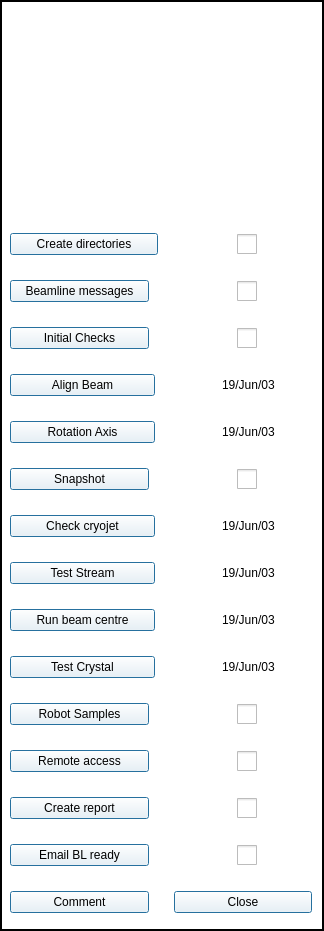
<?xml version="1.0" encoding="UTF-8"?>
<ui version="4.0">
 <class>MainWindow</class>
 <widget class="QFrame" name="MainWindow">
  <property name="geometry">
   <rect>
    <x>0</x>
    <y>0</y>
    <width>324</width>
    <height>931</height>
   </rect>
  </property>
  <property name="windowTitle">
   <string>Beamline Setup</string>
  </property>
  <property name="autoFillBackground">
   <bool>false</bool>
  </property>
  <property name="styleSheet">
   <string notr="true">QFrame {background-color:white}
QCheckBox {margin-left:5%; margin-right:55%;}
QCheckBox::indicator { width:20px; height: 20px; }
QCheckBox { spacing: 1px;}
QDateEdit { color: black;
background-color: white

}
QPushButton { background-color: white }
</string>
  </property>
  <property name="frameShape">
   <enum>QFrame::Box</enum>
  </property>
  <property name="frameShadow">
   <enum>QFrame::Plain</enum>
  </property>
  <property name="lineWidth">
   <number>2</number>
  </property>
  <property name="midLineWidth">
   <number>0</number>
  </property>
  <widget class="QWidget" name="layoutWidget">
   <property name="geometry">
    <rect>
     <x>10</x>
     <y>10</y>
     <width>302</width>
     <height>904</height>
    </rect>
   </property>
   <layout class="QVBoxLayout" name="Overall_VL">
    <property name="spacing">
     <number>0</number>
    </property>
    <property name="bottomMargin">
     <number>1</number>
    </property>
    <item>
     <widget class="QLabel" name="Logo">
      <property name="text">
       <string>&lt;html&gt;&lt;head/&gt;&lt;body&gt;&lt;p&gt;&lt;img src=&quot;:/newPrefix/banner.png&quot;/&gt;&lt;/p&gt;&lt;/body&gt;&lt;/html&gt;</string>
      </property>
      <property name="alignment">
      <set>Qt::AlignHCenter|Qt::AlignTop</set>
      </property>
     </widget>
    </item>
    <item>
     <layout class="QVBoxLayout" name="Buttons_VL">
      <property name="spacing">
       <number>25</number>
      </property>
      <item>
       <layout class="QHBoxLayout" name="CreateDirs_HL" stretch="0,0">
        <property name="spacing">
         <number>6</number>
        </property>
        <property name="sizeConstraint">
         <enum>QLayout::SetDefaultConstraint</enum>
        </property>
        <item>
         <widget class="QPushButton" name="CreateDirectories_PB">
          <property name="text">
           <string>Create directories</string>
          </property>
          <property name="autoDefault">
           <bool>false</bool>
          </property>
          <property name="default">
           <bool>true</bool>
          </property>
          <property name="flat">
           <bool>false</bool>
          </property>
         </widget>
        </item>
        <item>
         <widget class="QCheckBox" name="CreateDirectories_CB">
          <property name="font">
           <font>
            <family>Courier New</family>
            <pointsize>15</pointsize>
            <weight>50</weight>
            <italic>true</italic>
            <bold>false</bold>
            <underline>false</underline>
            <stylestrategy>PreferDefault</stylestrategy>
           </font>
          </property>
          <property name="layoutDirection">
           <enum>Qt::RightToLeft</enum>
          </property>
          <property name="styleSheet">
           <string notr="true"/>
          </property>
          <property name="text">
           <string/>
          </property>
          <property name="iconSize">
           <size>
            <width>15</width>
            <height>15</height>
           </size>
          </property>
         </widget>
        </item>
       </layout>
      </item>
      <item>
       <layout class="QHBoxLayout" name="BeamlineMessages_HL" stretch="2,2">
        <property name="sizeConstraint">
         <enum>QLayout::SetDefaultConstraint</enum>
        </property>
        <item>
         <widget class="QPushButton" name="BeamlineMessages_PB">
          <property name="text">
           <string>Beamline messages</string>
          </property>
          <property name="autoDefault">
           <bool>false</bool>
          </property>
          <property name="default">
           <bool>true</bool>
          </property>
          <property name="flat">
           <bool>false</bool>
          </property>
         </widget>
        </item>
        <item>
         <widget class="QCheckBox" name="BeamlineMessages_CB">
          <property name="font">
           <font>
            <family>Courier New</family>
            <pointsize>15</pointsize>
            <weight>50</weight>
            <italic>true</italic>
            <bold>false</bold>
            <underline>false</underline>
            <stylestrategy>PreferDefault</stylestrategy>
           </font>
          </property>
          <property name="layoutDirection">
           <enum>Qt::RightToLeft</enum>
          </property>
          <property name="styleSheet">
           <string notr="true"/>
          </property>
          <property name="text">
           <string/>
          </property>
          <property name="iconSize">
           <size>
            <width>15</width>
            <height>15</height>
           </size>
          </property>
          <property name="tristate">
           <bool>true</bool>
          </property>
         </widget>
        </item>
       </layout>
      </item>
      <item>
       <layout class="QHBoxLayout" name="InitialChecks_HL" stretch="0,0">
        <item>
         <widget class="QPushButton" name="InitialChecks_PB">
          <property name="autoFillBackground">
           <bool>false</bool>
          </property>
          <property name="text">
           <string>Initial Checks</string>
          </property>
          <property name="autoDefault">
           <bool>false</bool>
          </property>
          <property name="default">
           <bool>true</bool>
          </property>
          <property name="flat">
           <bool>false</bool>
          </property>
         </widget>
        </item>
        <item>
         <widget class="QCheckBox" name="InitialChecks_CB">
          <property name="font">
           <font>
            <family>Courier New</family>
            <pointsize>15</pointsize>
            <weight>50</weight>
            <italic>true</italic>
            <bold>false</bold>
            <underline>false</underline>
            <stylestrategy>PreferDefault</stylestrategy>
           </font>
          </property>
          <property name="layoutDirection">
           <enum>Qt::RightToLeft</enum>
          </property>
          <property name="autoFillBackground">
           <bool>false</bool>
          </property>
          <property name="styleSheet">
           <string notr="true"/>
          </property>
          <property name="text">
           <string/>
          </property>
          <property name="iconSize">
           <size>
            <width>15</width>
            <height>15</height>
           </size>
          </property>
          <property name="checkable">
           <bool>true</bool>
          </property>
          <property name="tristate">
           <bool>true</bool>
          </property>
         </widget>
        </item>
       </layout>
      </item>
      <item>
       <layout class="QHBoxLayout" name="AlignBeam_HL" stretch="6,4">
        <property name="spacing">
         <number>46</number>
        </property>
        <property name="rightMargin">
         <number>15</number>
        </property>
        <item>
         <widget class="QPushButton" name="AlignBeam_PB">
          <property name="text">
           <string>Align Beam</string>
          </property>
          <property name="autoDefault">
           <bool>false</bool>
          </property>
          <property name="default">
           <bool>true</bool>
          </property>
          <property name="flat">
           <bool>false</bool>
          </property>
         </widget>
        </item>
        <item>
         <widget class="QDateEdit" name="AlignBeam_DE">
          <property name="enabled">
           <bool>false</bool>
          </property>
          <property name="frame">
           <bool>false</bool>
          </property>
          <property name="alignment">
           <set>Qt::AlignCenter</set>
          </property>
          <property name="buttonSymbols">
           <enum>QAbstractSpinBox::NoButtons</enum>
          </property>
          <property name="displayFormat">
           <string>yy/MMM/dd</string>
          </property>
          <property name="calendarPopup">
           <bool>false</bool>
          </property>
          <property name="date">
           <date>
            <year>2019</year>
            <month>6</month>
            <day>3</day>
           </date>
          </property>
         </widget>
        </item>
       </layout>
      </item>
      <item>
       <layout class="QHBoxLayout" name="RotationAxis_HL" stretch="6,4">
        <property name="spacing">
         <number>46</number>
        </property>
        <property name="rightMargin">
         <number>15</number>
        </property>
        <item>
         <widget class="QPushButton" name="RotationAxis_PB">
          <property name="text">
           <string>Rotation Axis</string>
          </property>
          <property name="autoDefault">
           <bool>false</bool>
          </property>
          <property name="default">
           <bool>true</bool>
          </property>
          <property name="flat">
           <bool>false</bool>
          </property>
         </widget>
        </item>
        <item>
         <widget class="QDateEdit" name="RotationAxis_DE">
          <property name="enabled">
           <bool>false</bool>
          </property>
          <property name="frame">
           <bool>false</bool>
          </property>
          <property name="alignment">
           <set>Qt::AlignCenter</set>
          </property>
          <property name="buttonSymbols">
           <enum>QAbstractSpinBox::NoButtons</enum>
          </property>
          <property name="displayFormat">
           <string>yy/MMM/dd</string>
          </property>
          <property name="date">
           <date>
            <year>2019</year>
            <month>6</month>
            <day>3</day>
           </date>
          </property>
         </widget>
        </item>
       </layout>
      </item>
      <item>
       <layout class="QHBoxLayout" name="Snapshot_HL">
        <item>
         <widget class="QPushButton" name="Snapshot_PB">
          <property name="text">
           <string>Snapshot</string>
          </property>
          <property name="autoDefault">
           <bool>false</bool>
          </property>
          <property name="default">
           <bool>true</bool>
          </property>
          <property name="flat">
           <bool>false</bool>
          </property>
         </widget>
        </item>
        <item>
         <widget class="QCheckBox" name="Snapshot_CB">
          <property name="font">
           <font>
            <family>Courier New</family>
            <pointsize>15</pointsize>
            <weight>50</weight>
            <italic>true</italic>
            <bold>false</bold>
            <underline>false</underline>
            <stylestrategy>PreferDefault</stylestrategy>
           </font>
          </property>
          <property name="layoutDirection">
           <enum>Qt::RightToLeft</enum>
          </property>
          <property name="styleSheet">
           <string notr="true"/>
          </property>
          <property name="text">
           <string/>
          </property>
          <property name="iconSize">
           <size>
            <width>15</width>
            <height>15</height>
           </size>
          </property>
         </widget>
        </item>
       </layout>
      </item>
      <item>
       <layout class="QHBoxLayout" name="CryoJet_HL" stretch="6,4">
        <property name="spacing">
         <number>46</number>
        </property>
        <property name="rightMargin">
         <number>15</number>
        </property>
        <item>
         <widget class="QPushButton" name="CryoJet_PB">
          <property name="text">
           <string>Check cryojet</string>
          </property>
          <property name="autoDefault">
           <bool>false</bool>
          </property>
          <property name="default">
           <bool>true</bool>
          </property>
          <property name="flat">
           <bool>false</bool>
          </property>
         </widget>
        </item>
        <item>
         <widget class="QDateEdit" name="CryoJet_DE">
          <property name="enabled">
           <bool>false</bool>
          </property>
          <property name="sizePolicy">
           <sizepolicy hsizetype="Minimum" vsizetype="Fixed">
            <horstretch>0</horstretch>
            <verstretch>0</verstretch>
           </sizepolicy>
          </property>
          <property name="frame">
           <bool>false</bool>
          </property>
          <property name="alignment">
           <set>Qt::AlignCenter</set>
          </property>
          <property name="buttonSymbols">
           <enum>QAbstractSpinBox::NoButtons</enum>
          </property>
          <property name="displayFormat">
           <string>yy/MMM/dd</string>
          </property>
          <property name="date">
           <date>
            <year>2019</year>
            <month>6</month>
            <day>3</day>
           </date>
          </property>
         </widget>
        </item>
       </layout>
      </item>
      <item>
       <layout class="QHBoxLayout" name="TestStream_HL" stretch="6,4">
        <property name="spacing">
         <number>46</number>
        </property>
        <property name="rightMargin">
         <number>15</number>
        </property>
        <item>
         <widget class="QPushButton" name="TestStream_PB">
          <property name="text">
           <string>Test Stream</string>
          </property>
          <property name="autoDefault">
           <bool>false</bool>
          </property>
          <property name="default">
           <bool>true</bool>
          </property>
          <property name="flat">
           <bool>false</bool>
          </property>
         </widget>
        </item>
        <item>
         <widget class="QDateEdit" name="TestStream_DE">
          <property name="enabled">
           <bool>false</bool>
          </property>
          <property name="frame">
           <bool>false</bool>
          </property>
          <property name="alignment">
           <set>Qt::AlignCenter</set>
          </property>
          <property name="buttonSymbols">
           <enum>QAbstractSpinBox::NoButtons</enum>
          </property>
          <property name="displayFormat">
           <string>yy/MMM/dd</string>
          </property>
          <property name="date">
           <date>
            <year>2019</year>
            <month>6</month>
            <day>3</day>
           </date>
          </property>
         </widget>
        </item>
       </layout>
      </item>
      <item>
       <layout class="QHBoxLayout" name="BeamCentre_HL" stretch="6,4">
        <property name="spacing">
         <number>46</number>
        </property>
        <property name="rightMargin">
         <number>15</number>
        </property>
        <item>
         <widget class="QPushButton" name="BeamCentre_PB">
          <property name="text">
           <string>Run beam centre</string>
          </property>
          <property name="autoDefault">
           <bool>false</bool>
          </property>
          <property name="default">
           <bool>true</bool>
          </property>
          <property name="flat">
           <bool>false</bool>
          </property>
         </widget>
        </item>
        <item>
         <widget class="QDateEdit" name="BeamCentre_DE">
          <property name="enabled">
           <bool>false</bool>
          </property>
          <property name="frame">
           <bool>false</bool>
          </property>
          <property name="alignment">
           <set>Qt::AlignCenter</set>
          </property>
          <property name="buttonSymbols">
           <enum>QAbstractSpinBox::NoButtons</enum>
          </property>
          <property name="displayFormat">
           <string>yy/MMM/dd</string>
          </property>
          <property name="date">
           <date>
            <year>2019</year>
            <month>6</month>
            <day>3</day>
           </date>
          </property>
         </widget>
        </item>
       </layout>
      </item>
      <item>
       <layout class="QHBoxLayout" name="TestCrystal_HL" stretch="6,4">
        <property name="spacing">
         <number>46</number>
        </property>
        <property name="rightMargin">
         <number>15</number>
        </property>
        <item>
         <widget class="QPushButton" name="TestCrystal_PB">
          <property name="text">
           <string>Test Crystal</string>
          </property>
          <property name="autoDefault">
           <bool>false</bool>
          </property>
          <property name="default">
           <bool>true</bool>
          </property>
          <property name="flat">
           <bool>false</bool>
          </property>
         </widget>
        </item>
        <item>
         <widget class="QDateEdit" name="TestCrystal_DE">
          <property name="enabled">
           <bool>false</bool>
          </property>
          <property name="font">
           <font>
            <weight>50</weight>
            <italic>false</italic>
            <bold>false</bold>
            <underline>false</underline>
            <kerning>true</kerning>
           </font>
          </property>
          <property name="frame">
           <bool>false</bool>
          </property>
          <property name="alignment">
           <set>Qt::AlignCenter</set>
          </property>
          <property name="buttonSymbols">
           <enum>QAbstractSpinBox::NoButtons</enum>
          </property>
          <property name="keyboardTracking">
           <bool>true</bool>
          </property>
          <property name="showGroupSeparator" stdset="0">
           <bool>false</bool>
          </property>
          <property name="displayFormat">
           <string>yy/MMM/dd</string>
          </property>
          <property name="date">
           <date>
            <year>2019</year>
            <month>6</month>
            <day>3</day>
           </date>
          </property>
         </widget>
        </item>
       </layout>
      </item>
      <item>
       <layout class="QHBoxLayout" name="RobotSamples_HL">
        <item>
         <widget class="QPushButton" name="RobotSamples_PB">
          <property name="text">
           <string>Robot Samples</string>
          </property>
          <property name="autoDefault">
           <bool>false</bool>
          </property>
          <property name="default">
           <bool>true</bool>
          </property>
          <property name="flat">
           <bool>false</bool>
          </property>
         </widget>
        </item>
        <item>
         <widget class="QCheckBox" name="RobotSamples_CB">
          <property name="font">
           <font>
            <family>Courier New</family>
            <pointsize>15</pointsize>
            <weight>50</weight>
            <italic>true</italic>
            <bold>false</bold>
            <underline>false</underline>
            <stylestrategy>PreferDefault</stylestrategy>
           </font>
          </property>
          <property name="layoutDirection">
           <enum>Qt::RightToLeft</enum>
          </property>
          <property name="styleSheet">
           <string notr="true"/>
          </property>
          <property name="text">
           <string/>
          </property>
          <property name="iconSize">
           <size>
            <width>15</width>
            <height>15</height>
           </size>
          </property>
         </widget>
        </item>
       </layout>
      </item>
      <item>
       <layout class="QHBoxLayout" name="RemoteAccess_HL">
        <item>
         <widget class="QPushButton" name="RemoteAccess_PB">
          <property name="text">
           <string>Remote access</string>
          </property>
          <property name="autoDefault">
           <bool>false</bool>
          </property>
          <property name="default">
           <bool>true</bool>
          </property>
          <property name="flat">
           <bool>false</bool>
          </property>
         </widget>
        </item>
        <item>
         <widget class="QCheckBox" name="RemoteAccess_CB">
          <property name="font">
           <font>
            <family>Courier New</family>
            <pointsize>15</pointsize>
            <weight>50</weight>
            <italic>true</italic>
            <bold>false</bold>
            <underline>false</underline>
            <stylestrategy>PreferDefault</stylestrategy>
           </font>
          </property>
          <property name="layoutDirection">
           <enum>Qt::RightToLeft</enum>
          </property>
          <property name="styleSheet">
           <string notr="true"/>
          </property>
          <property name="text">
           <string/>
          </property>
          <property name="iconSize">
           <size>
            <width>15</width>
            <height>15</height>
           </size>
          </property>
         </widget>
        </item>
       </layout>
      </item>
      <item>
       <layout class="QHBoxLayout" name="CreateReport_HL">
        <item>
         <widget class="QPushButton" name="CreateReport_PB">
          <property name="text">
           <string>Create report</string>
          </property>
          <property name="autoDefault">
           <bool>false</bool>
          </property>
          <property name="default">
           <bool>true</bool>
          </property>
          <property name="flat">
           <bool>false</bool>
          </property>
         </widget>
        </item>
        <item>
         <widget class="QCheckBox" name="CreateReport_CB">
          <property name="font">
           <font>
            <family>Courier New</family>
            <pointsize>15</pointsize>
            <weight>50</weight>
            <italic>true</italic>
            <bold>false</bold>
            <underline>false</underline>
            <stylestrategy>PreferDefault</stylestrategy>
           </font>
          </property>
          <property name="layoutDirection">
           <enum>Qt::RightToLeft</enum>
          </property>
          <property name="styleSheet">
           <string notr="true"/>
          </property>
          <property name="text">
           <string/>
          </property>
          <property name="iconSize">
           <size>
            <width>15</width>
            <height>15</height>
           </size>
          </property>
         </widget>
        </item>
       </layout>
      </item>
      <item>
       <layout class="QHBoxLayout" name="EmailRead_HL">
        <item>
         <widget class="QPushButton" name="EmailReady_PB">
          <property name="text">
           <string>Email BL ready</string>
          </property>
          <property name="autoDefault">
           <bool>false</bool>
          </property>
          <property name="default">
           <bool>true</bool>
          </property>
          <property name="flat">
           <bool>false</bool>
          </property>
         </widget>
        </item>
        <item>
         <widget class="QCheckBox" name="EmailReady_CB">
          <property name="font">
           <font>
            <family>Courier New</family>
            <pointsize>15</pointsize>
            <weight>50</weight>
            <italic>true</italic>
            <bold>false</bold>
            <underline>false</underline>
            <stylestrategy>PreferDefault</stylestrategy>
           </font>
          </property>
          <property name="layoutDirection">
           <enum>Qt::RightToLeft</enum>
          </property>
          <property name="styleSheet">
           <string notr="true"/>
          </property>
          <property name="text">
           <string/>
          </property>
          <property name="iconSize">
           <size>
            <width>15</width>
            <height>15</height>
           </size>
          </property>
         </widget>
        </item>
       </layout>
      </item>
      <item>
       <layout class="QHBoxLayout" name="ExtraButtons_HL">
        <item>
         <widget class="QPushButton" name="Comment_PB">
          <property name="text">
           <string>Comment</string>
          </property>
          <property name="autoDefault">
           <bool>false</bool>
          </property>
          <property name="default">
           <bool>true</bool>
          </property>
          <property name="flat">
           <bool>false</bool>
          </property>
         </widget>
        </item>
        <item>
         <widget class="QPushButton" name="Close_PB">
          <property name="autoFillBackground">
           <bool>false</bool>
          </property>
          <property name="text">
           <string>Close</string>
          </property>
          <property name="autoDefault">
           <bool>false</bool>
          </property>
          <property name="default">
           <bool>true</bool>
          </property>
          <property name="flat">
           <bool>false</bool>
          </property>
         </widget>
        </item>
       </layout>
      </item>
     </layout>
    </item>
   </layout>
  </widget>
 </widget>
 <resources>
  <include location="setup_logo.png"/>
 </resources>
 <connections/>
</ui>
